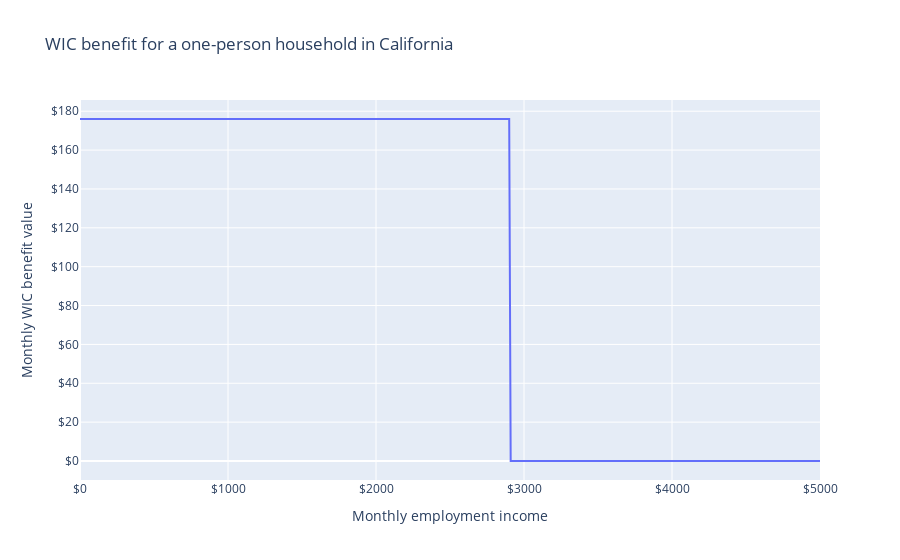

Notebook cell for this chart:
### Markdown cell above
What if their earnings change?
They receive the maximum benefit of \$250 per month until they reach \$720 in monthly earnings, at which point it starts phasing out until their earnings reach \$1,350.
At that point, they continue to receive the \$20 minimum monthly benefit until they reach \$2,150 per month, 200% of the poverty line, at which point they are no longer eligible.

### Code cell
sim.vary("employment_income", max=5000 * 12, step=120)

import plotly.express as px

LABELS = dict(
    employment_income="Monthly employment income",
    wic="Monthly WIC benefit value",
    mtr="Marginal tax rate",
)

df = pd.DataFrame(
    dict(
        employment_income=sim.calc("employment_income").sum(axis=0),
        wic=sim.calc("wic").sum(axis=0),
    )
)
df[["employment_income", "wic"]] = (
    df[["employment_income", "wic"]] / 12
).round()

fig = px.line(
    df,
    "employment_income",
    "wic",
    labels=LABELS,
    title="WIC benefit for a one-person household in California",
)
fig.update_layout(xaxis_tickformat="$", yaxis_tickformat="$")
fig.show()

### Figure 1 — Plotly figure (JSON) as saved in the notebook; plotly's stock layout.template omitted (floating-point values rounded to 4 significant figures; data arrays with more than 128 entries replaced by an {"elided": "..."} marker saying what was removed)
{"data": [{"hovertemplate": "Monthly employment income=%{x}<br>Monthly WIC benefit value=%{y}<extra></extra>", "legendgroup": "", "line": {"color": "#636efa", "dash": "solid"}, "marker": {"symbol": "circle"}, "mode": "lines", "name": "", "orientation": "v", "showlegend": false, "type": "scatter", "x": {"elided": "501 int values"}, "xaxis": "x", "y": {"elided": "501 int values"}, "yaxis": "y"}], "layout": {"legend": {"tracegroupgap": 0}, "title": {"text": "WIC benefit for a one-person household in California"}, "xaxis": {"anchor": "y", "domain": [0, 1], "tickformat": "$", "title": {"text": "Monthly employment income"}}, "yaxis": {"anchor": "x", "domain": [0, 1], "tickformat": "$", "title": {"text": "Monthly WIC benefit value"}}}}
